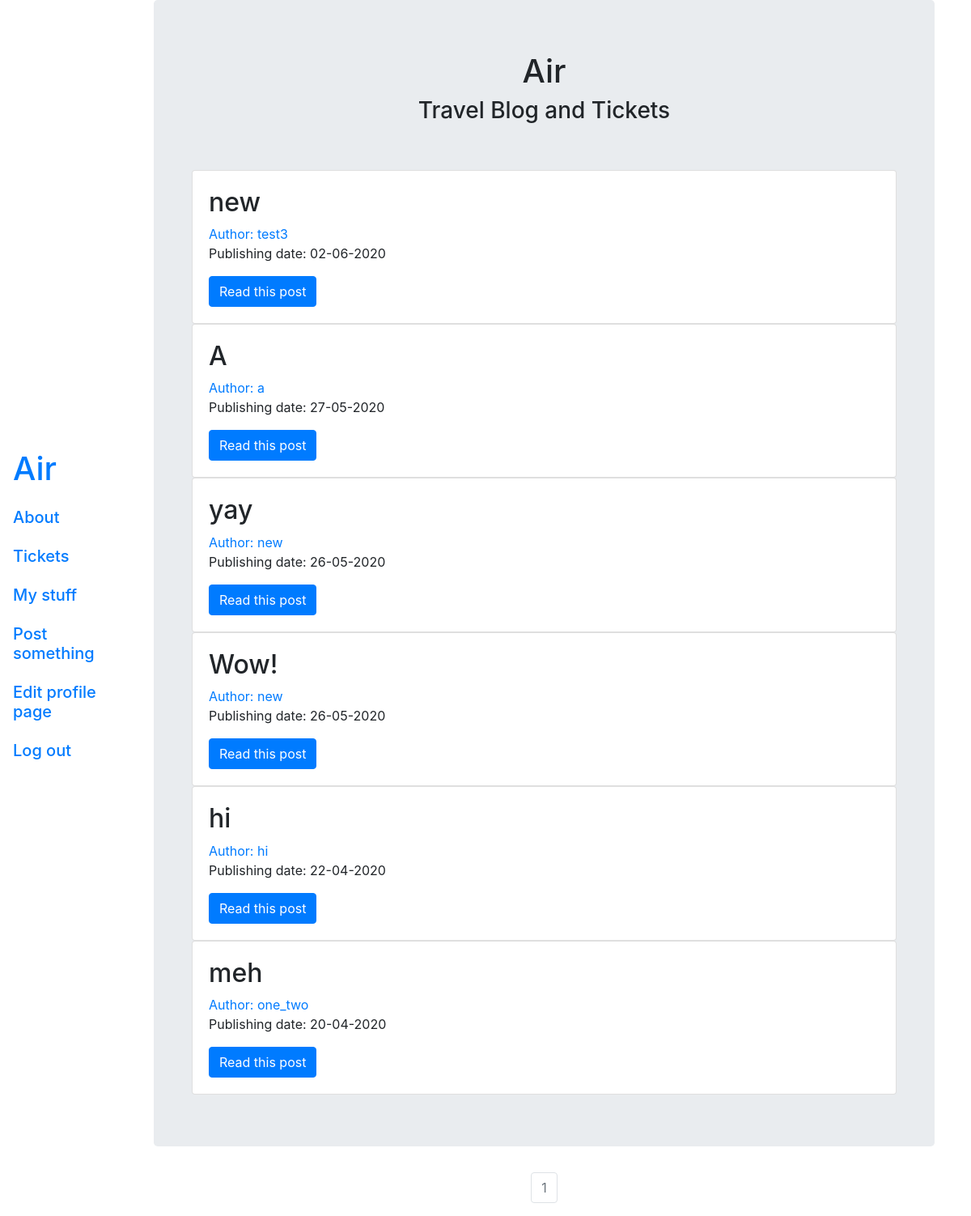
The page / (signed in) on the database its author committed.
### blog/models.py (models this page shows, shortened)
class Post(db.Model):
    users = db.relationship(User)
    id = db.Column(db.Integer, primary_key=True)
    user_id = db.Column(db.Integer, db.ForeignKey('users.id'), nullable=False)
    date = db.Column(db.DateTime, nullable=False, default=datetime.utcnow)
    title = db.Column(db.String(128), nullable=False)
    text = db.Column(db.Text, nullable=False)

class User(db.Model, UserMixin):
    __tablename__ = 'users'
    id = db.Column(db.Integer, primary_key=True)
    profile_image = db.Column(db.String(64), nullable=False, default='default2.png')
    email = db.Column(db.String(64), unique=True, index=True)
    username = db.Column(db.String(64), unique=True, index=True)
    password_hash = db.Column(db.String(128))
    posts = db.relationship('Post', backref='author', lazy=True)
    tickets = db.relationship('Ticket', backref='consumer', lazy=True)

### blog/core/views.py (the view)
@core.route('/')
def index():
    today = str(date.today())
    page = request.args.get('page', 1, type=int)
    posts = Post.query.order_by(Post.date.desc()).paginate(page=page, per_page=7)
    return render_template('index.html', posts=posts, today=today)

### blog/models.py (called while the page is built)
@login_manager.user_loader
def load_user(user_id):
    return User.query.get(user_id)

### blog/templates/index.html
{% extends "base.html" %}
{% block content %}
    <div class="jumbotron">
        <h1 align="center">Air</h1>
        <h3 align="center">Travel Blog and Tickets</h3>
        <br>
        <br>
    <div class="container">
        {% for post in posts.items %}
        <div class="card">
            <div class="card-body">
                {% if post.date.strftime('%Y-%m-%d') == today %}
                    <h2> <a class="card-title" href="{{url_for('posts.read_post', post_id = post.id)}}"></a>{{post.title}} <span class="badge badge-danger">New!</span></h2>
                {% else %}
                    <h2> <a class="card-title" href="{{url_for('posts.read_post', post_id = post.id)}}"></a>{{post.title}}</h2>
                {% endif %}
                <a href="{{url_for('users.user_posts', username=post.author.username)}}">Author: {{ post.author.username }}</a>
                <p>Publishing date: {{post.date.strftime('%d-%m-%Y')}}</p>
                <a class = 'btn btn-primary' href="{{url_for('posts.read_post', post_id = post.id)}}"> Read this post </a>
            </div>
        </div>
        {% endfor %}
    </div>
    </div>
<nav aria-label="Page Navigation">
    <ul class="pagination justify-content-center">
        {% for page_num in posts.iter_pages(left_edge=1, right_edge=1, left_current=1, right_current=2) %}
            {% if posts.page == page_num %}
            <li class="page-item disabled">
                <a class="page-link" href="{{url_for('core.index', page=page_num)}}">{{page_num}}</a>
            </li>
            {% else %}
            <li class="page-item">
                <a class="page-link" href="{{url_for('core.index', page=page_num)}}">{{page_num}}</a>
            </li>
            {% endif %}
        {% endfor %}
    </ul>
</nav>
{% endblock %}

### rows shown on the page
Post: title "new", author.username "test3", date "02-06-2020"
Post: title "A", author.username "a", date "27-05-2020"
Post: title "yay", author.username "new", date "26-05-2020"
Post: title "Wow!", author.username "new", date "26-05-2020"
Post: title "hi", author.username "hi", date "22-04-2020"
Post: title "meh", author.username "one_two", date "20-04-2020"

### other values the page prints
{{ page_num }} "1"
